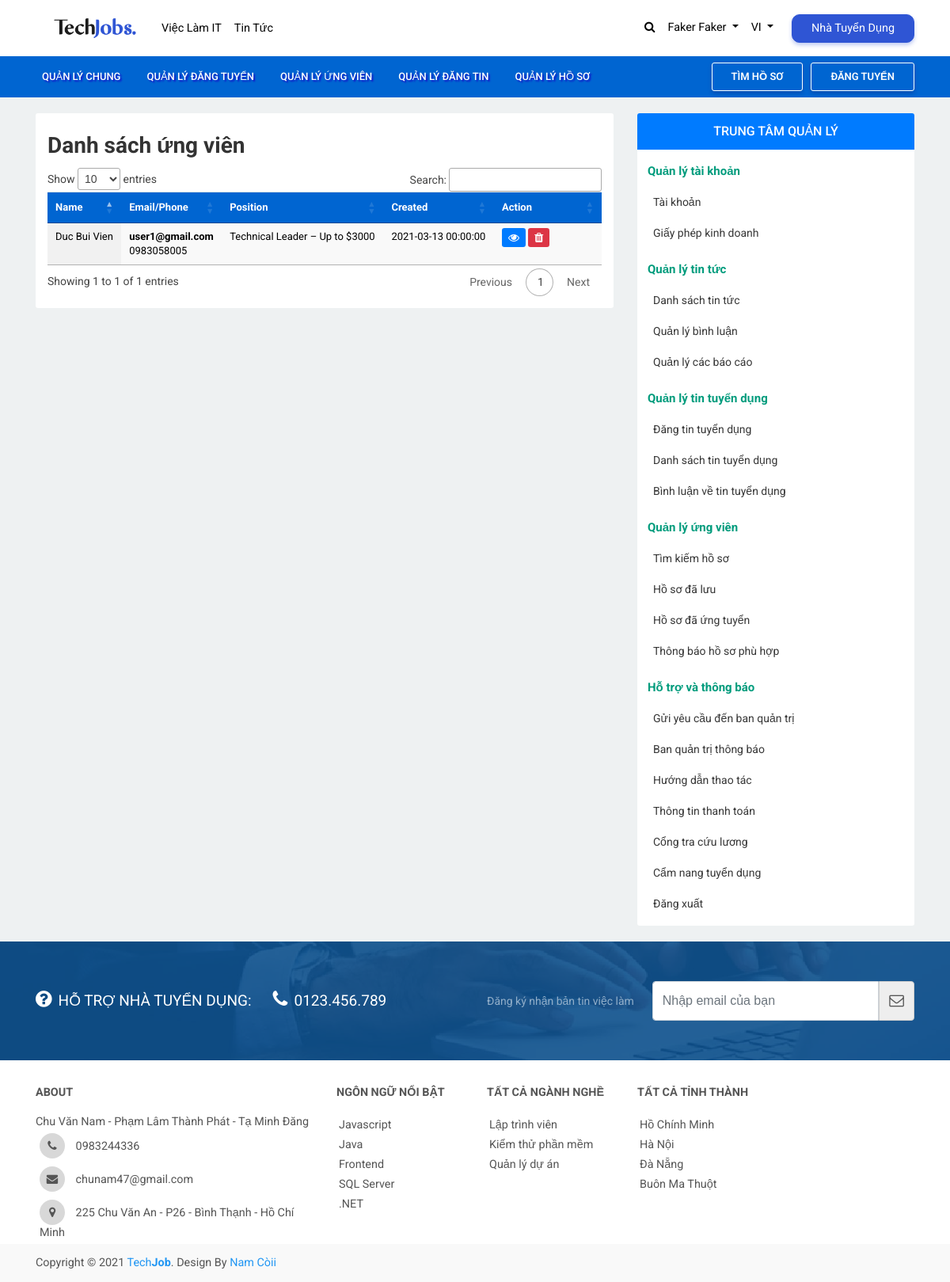
The page /?c=Candidate&a=ManageCandidate (signed in) on the database its author committed.
### tables this page shows
CREATE TABLE `users` (
  `id` int(6) NOT NULL,
  `email` varchar(255) DEFAULT NULL,
  `password` varchar(255) DEFAULT NULL,
  `user_type` int(5) DEFAULT NULL,
  `phone` varchar(255) DEFAULT NULL,
  `first_name` varchar(255) DEFAULT NULL,
  `last_name` varchar(255) DEFAULT NULL,
  `full_name` varchar(510) DEFAULT NULL,
  `date_of_birth` datetime DEFAULT NULL,
  `gender` bit(1) DEFAULT NULL,
  `address` varchar(255) DEFAULT NULL,
  `url_avatar` varchar(255) DEFAULT NULL,
  `is_active` bit(1) DEFAULT NULL
);

CREATE TABLE `roles` (
  `id` int(6) NOT NULL,
  `role_name` varchar(255) DEFAULT NULL,
  `description` varchar(255) DEFAULT NULL
);

CREATE TABLE `candidate_apply` (
  `id` int(6) NOT NULL,
  `name` varchar(255) DEFAULT NULL,
  `email` varchar(155) DEFAULT NULL,
  `phone` varchar(15) DEFAULT NULL,
  `introduction` varchar(510) DEFAULT NULL,
  `resume` varchar(255) DEFAULT NULL,
  `job_id` int(6) DEFAULT NULL,
  `user_id` int(6) DEFAULT NULL,
  `created_on` datetime DEFAULT NULL,
  `update_on` datetime DEFAULT NULL,
  `is_active` bit(1) DEFAULT NULL
);

CREATE TABLE `jobs` (
  `id` int(6) NOT NULL,
  `position` varchar(510) DEFAULT NULL,
  `application_email` varchar(150) DEFAULT NULL,
  `image` varchar(255) DEFAULT NULL,
  `details` varchar(1100) DEFAULT NULL,
  `amount` int(3) DEFAULT NULL,
  `experience` int(11) DEFAULT NULL,
  `salary_min` decimal(10,0) DEFAULT NULL,
  `salary_max` decimal(10,0) DEFAULT NULL,
  `salary_unit` varchar(50) DEFAULT NULL,
  `work_time` double(10,2) DEFAULT NULL,
  `address` varchar(255) DEFAULT NULL,
  `deadline_for_submission` datetime DEFAULT NULL,
  `province_id` varchar(5) DEFAULT NULL,
  `created_on` datetime DEFAULT NULL,
  `update_on` datetime DEFAULT NULL,
  `created_by` int(6) DEFAULT NULL,
  `is_active` bit(1) DEFAULT NULL
);

### Controllers/CandidateController.php (called while the page is built, shortened)
<?php
    class CandidateController {
        function ManageCandidate () {
                $user = $_SESSION['login_user'];
                include ROOT. '/Common/database.php';
                $query = "SELECT users.id, users.full_name FROM users WHERE email = '$user'";
                $result = $mysqli->query($query);
                $data = $result->fetch_all();
                $user_id = $data[0];
            include ROOT. '/Common/database.php';
            $query = "SELECT DISTINCT candidate_apply.*, users.full_name, jobs.position FROM candidate_apply, users, jobs, user_company
            WHERE candidate_apply.user_id = users.id
            AND candidate_apply.job_id = jobs.id
            AND jobs.created_by = $user_id[0]
            AND jobs.is_active = 1
            ORDER BY update_on DESC";
            $result = $mysqli->query($query);
            $candidateData = $result->fetch_all();
            require_once ROOT . '/Views/recruitment/Candidate/index.php';
        }
    }
?>

### index.php (called while the page is built, shortened)
<?php
    $get_action = isset($_GET['a'])?$_GET['a']:'Index';
    $controllerObject = new $controller();
    $controllerObject->{$get_action}();
?>

### Common/checkrole.php (called while the page is built, shortened)
<?php
    $mysqli = new mysqli('localhost', 'root', 'Yeulaitudau240320012001', 'test_2');
    $user_email = $_SESSION['login_user'];
    $query_check_role = "SELECT roles.role_name FROM users, roles, userrole
    WHERE users.email = '$user_email'
    AND userrole.role_id = roles.id
    AND userrole.user_id = users.id";
    $result_check_role = $mysqli->query($query_check_role);
    $data_check_role = $result_check_role->fetch_all();
?>

### Views/recruitment/Candidate/index.php (the view, shortened to what this page needs)
<?php
    require(ROOT. '/Views/recruitment/_layout/header.php');
?>
<?php
require(ROOT. '/Common/checkrole.php');
foreach($data_check_role as $userrole) {
  if($userrole[0] == "Recruitment") { ?>
<div class="container-fluid published-recuitment-wrapper">
  <div class="container published-recuitment-content">
    <div class="row">
      <div class="col-md-8 col-sm-12 col-12 recuitment-inner">
        <div class="recuitment-form">
            <h3 class="rect-heading">Danh sách ứng viên</h3>
            <table class="display table table-hover" id="myTable">
                <thead>
                    <tr>
                         <th>Name</th>
                         <th>Email/Phone</th>
                         <th>Position</th>
                         <th>Created</th>
                         <th style="width: 100px;">Action</th>
                    </tr>
                </thead>
                <tbody>
                    <?php
                        foreach ($candidateData as $candidate) {
                    ?>
                    <tr>
                        <td>
                        <?= $candidate[11] ?>
                        </td>
                        <td>
                        <b><?= $candidate[2] ?></b> <br>
                        <?= $candidate[3] ?>
                        </td>
                        <td>
                        <?= $candidate[12] ?>
                        </td>
                        <td>
                        <?= $candidate[8] ?>
                        </td>
                        <td>
                            <a href="?c=Candidate&a=ReadCandidate&id=<?= $candidate[0] ?>" class="btn-sm btn-primary"><i class="fa fa-eye"></i></a>
                            <a href="?c=Post&a=Delete&id=<?= $candidate[0] ?>" class="btn-sm btn-danger"><i class="fa fa-trash"></i></a>
                        </td>
                    </tr>
                <?php
                    }
                ?>
               </tbody>
            </table>
      </div>
      </div>
<?php
    require(ROOT. '/Views/recruitment/_layout/sidebar.php');
    require(ROOT. '/Views/recruitment/_layout/footer.php');
?>
<?php } else {
  require(ROOT. '/Views/recruitment/Account/denied.php');
 }
} ?>

### Views/recruitment/_layout/header.php (shortened to what this page needs)
<?php
      if(isset($_SESSION['login_user'])){
      $user = $_SESSION['login_user'];
      $mysqli = new mysqli('localhost', 'root', 'Yeulaitudau240320012001', 'test_2');
      $query = "SELECT users.full_name, users.id FROM users WHERE email = '$user'";
      $result = $mysqli->query($query);
      $data = $result->fetch_all();
      $user_full_name = $data[0];
      $user_id = $data[0];
   }
?>
<!DOCTYPE html>
<html lang="en">
<head>
  <link rel="stylesheet" type="text/css" href="Assets/client/css/bootstrap.min.css">
  <link href="https://stackpath.bootstrapcdn.com/font-awesome/4.7.0/css/font-awesome.min.css" rel="stylesheet">
  <link rel="stylesheet" href="Assets/client/css/select2.min.css">
   <link rel="stylesheet" href="http://cdn.datatables.net/1.10.23/css/jquery.dataTables.min.css">
  <link rel="stylesheet" type="text/css" href="Assets/client/css/style.css">
</head>
<body>
<div class="container-fluid fluid-nav another-page">
  <div class="container cnt-tnar">
    <nav class="navbar navbar-expand-lg navbar-light bg-light tjnav-bar">
  <a href="index.php" class="nav-logo">
    <img src="Assets/client/img/techjobs_bgw.png">
  </a>
  <div class="collapse navbar-collapse" id="navbarSupportedContent">
    <ul class="navbar-nav mr-auto tnav-left tn-nav">
      <li class="nav-item">
        <a class="nav-link" href="?c=Job&a=ListJobs">Việc Làm IT</a>
      </li>
      <li class="nav-item">
        <a class="nav-link" href="#">Tin Tức</a>
      </li>
    </ul>
    <ul class="navbar-nav mr-auto my-2 my-lg-0 tnav-right tn-nav">
      <li class="nav-item active">
        <a class="nav-link" href="#"><i class="fa fa-search" aria-hidden="true"></i> <span class="hidden-text">Tìm kiếm</span></a>
      </li>
      <?php if(isset($_SESSION['login_user'])){ ?>
        <li class="nav-item dropdown">
        <a class="nav-link dropdown-toggle" href="#" id="navbarDropdown" role="button" data-toggle="dropdown" aria-haspopup="true" aria-expanded="false">
          <?=$user_full_name[0]?>
        </a>
      </li>
        <?php } else if(!isset($_SESSION['login_user'])){  ?>
      <li class="nav-item">
        <a class="nav-link" href="?c=User&a=DangKyUser">Đăng Ký</a>
      </li>
      <li class="nav-item">
        <a class="nav-link" href="?c=User&a=DangNhapUser">Đăng Nhập</a>
      </li>
      <?php }  ?>
      <li class="nav-item dropdown">
        <a class="nav-link dropdown-toggle" href="#" id="navbarDropdown" role="button" data-toggle="dropdown" aria-haspopup="true" aria-expanded="false">
          VI
        </a>
      </li>
      <li class="nav-item">
        <a class="nav-link btn-employers" href="#" tabindex="-1" aria-disabled="true" style="color: #fff!important">Nhà Tuyển Dụng</a>
      </li>
    </ul>
  </div>
</nav>
  </div>
</div>
<nav class="navbar navbar-expand-lg navbar-light nav-recuitment">
  <div class="collapse navbar-collapse container" id="navbarNava">
    <ul class="navbar-nav nav-recuitment-li">
    <li class="nav-item active">
        <a class="nav-link" href="?c=Home&a=Recruitment">Quản lý chung</a>
      </li>
      <li class="nav-item">
        <a class="nav-link" href="?c=Job&a=Index">Quản lý đăng tuyển</a>
      </li>
      <li class="nav-item">
        <a class="nav-link" href="?c=Candidate&a=ManageCandidate">Quản lý ứng viên</a>
      </li>
      <li class="nav-item">
        <a class="nav-link" href="?c=Post&a=Index">Quản lý đăng tin</a>
      </li>
      <li class="nav-item">
        <a class="nav-link" href="?c=User&a=RecProfile&id=<?=$user_id[1] ?>">Quản lý hồ sơ</a>
      </li>
    </ul>
    <ul class="rec-nav-right">
      <li class="nav-item">
        <a class="nav-link" href="#">Tìm hồ sơ</a>
      </li>
      <li class="nav-item">
        <a class="nav-link" href="?c=Job&a=Create">Đăng tuyển</a>
      </li>
    </ul>
  </div>
</nav>

### Views/recruitment/_layout/sidebar.php (shortened to what this page needs)
<?php
      if(isset($_SESSION['login_user'])){
      $user = $_SESSION['login_user'];
      $mysqli = new mysqli('localhost', 'root', 'Yeulaitudau240320012001', 'test_2');
      $query = "SELECT users.full_name, users.id FROM users WHERE email = '$user'";
      $result = $mysqli->query($query);
      $data = $result->fetch_all();
      $user_id = $data[0];
   }
?>
     <div class="col-md-4 col-sm-12 col-12 sbwrap">
        <div class="block-sidebar" style="margin-bottom: 20px;">
   <header>
      <h3 class="title-sidebar font-roboto bg-primary">
         Trung tâm quản lý
      </h3>
   </header>
   <div class="content-sidebar menu-trung-tam-ql menu-ql-employer">
      <h3 class="menu-ql-ntv">
         Quản lý tài khoản
      </h3>
      <ul>
         <li>
            <a href="#">
            Tài khoản
            </a>
         </li>
         <li>
            <a href="#">
            Giấy phép kinh doanh
            </a>
         </li>
      </ul>
      <h3 class="menu-ql-ntv">
         Quản lý tin tức
      </h3>
      <ul>
         <li>
            <a href="?c=Post&a=Index">
            Danh sách tin tức
            </a>
         </li>
         <li>
            <a href="?c=Post&a=ListComments&id=<?= $user_id[1] ?>" target="_blank">
            Quản lý bình luận
            </a>
         </li>
         <li>
            <a href="?c=Post&a=ListReports&id=<?= $user_id[1] ?>" target="_blank">
            Quản lý các báo cáo
            </a>
         </li>
      </ul>
      <h3 class="menu-ql-ntv">
         Quản lý tin tuyển dụng
      </h3>
      <ul>
         <li>
            <a href="?c=Job&a=Create">
            Đăng tin tuyển dụng
            </a>
         </li>
         <li>
            <a href="?c=Job&a=Index">
            Danh sách tin tuyển dụng
            </a>
         </li>
         <li>
            <a href="?c=Job&a=ListFeedback">
            Bình luận về tin tuyển dụng
            </a>
         </li>
      </ul>
      <h3 class="menu-ql-ntv">
         Quản lý ứng viên
      </h3>
      <ul>
         <li>
            <a href="#">
            Tìm kiếm hồ sơ
            </a>
         </li>
         <li>
            <a href="#">
            Hồ sơ đã lưu
            </a>
         </li>
         <li>
            <a href="?c=Candidate&a=ManageCandidate">
            Hồ sơ đã ứng tuyển
            </a>
         </li>
         <li>
            <a href="#" title="Thông báo hồ sơ phù hợp">
            Thông báo hồ sơ phù hợp
            </a>
         </li>
      </ul>
      <h3 class="menu-ql-ntv">
         Hỗ trợ và thông báo
      </h3>
      <ul>
         <li>
            <a href="#" title="Gửi yêu cầu đến ban quản trị">
            Gửi yêu cầu đến ban quản trị
            </a>
         </li>
         <li>
            <a href="#" title="Ban quản trị thông báo">
            Ban quản trị thông báo
            </a>
         </li>
         <li>
            <a href="#" title="Hướng dẫn thao tác">
            Hướng dẫn thao tác
            </a>
         </li>
         <li>
            <a href="#" target="_blank">
            <span>Thông tin thanh toán</span>
            </a>
         </li>
         <li>
            <a target="_blank" href="#">
            <span>Cổng tra cứu lương</span>
            </a>
         </li>
         <li>
            <a target="_blank" href="#">
            <span> Cẩm nang tuyển dụng</span>
            </a>
         </li>
      </ul>
      <ul>
         <li class="logout">
            <a href="#" title="Đăng xuất">
            Đăng xuất
            </a>
         </li>
      </ul>
   </div>
</div>
      </div>
    </div>
  </div>
</div>
<div class="container-fluid job-support-wrapper">
 <div class="container-fluid job-support-wrap">
  <div class="container job-support">
    <div class="row">
      <div class="col-md-6 col-sm-12 col-12">
        <ul class="spp-list">
          <li>
            <span><i class="fa fa-question-circle pr-2 icsp"></i>Hỗ trợ nhà tuyển dụng:</span>
          </li>
          <li>
            <span><i class="fa fa-phone pr-2 icsp"></i>0123.456.789</span>
          </li>
        </ul>
      </div>
      <div class="col-md-6 col-sm-12 col-12">
        <div class="newsletter">
            <span class="txt6">Đăng ký nhận bản tin việc làm</span>
            <div class="input-group frm1">
              <input type="text" placeholder="Nhập email của bạn" class="newsletter-email form-control">
              <a href="#" class="input-group-addon"><i class="fa fa-lg fa-envelope-o colorb"></i></a>
            </div>
          </div>
      </div>
    </div>
  </div>
</div>
</div>

### Views/client/_layout/footer.php (shortened to what this page needs)
<div class="container-fluid footer-wrap  clear-left clear-right">
  <div class="container footer">
    <div class="row">
      <div class="col-md-4 col-sm-8 col-12">
        <h2 class="footer-heading">
          <span>About</span>
        </h2>
        <p class="footer-content">
          Chu Văn Nam - Phạm Lâm Thành Phát - Tạ Minh Đăng
        </p>
        <ul class="footer-contact">
          <li>
            <a href="#">
              <i class="fa fa-phone fticn"></i> 0983244336
            </a>
          </li>
          <li>
            <a href="#">
              <i class="fa fa-envelope fticn"></i>
              chunam47@gmail.com
            </a>
          </li>
          <li>
            <a href="#">
              <i class="fa fa-map-marker fticn"></i>
              225 Chu Văn An - P26 - Bình Thạnh - Hồ Chí Minh
            </a>
          </li>
        </ul>
      </div>
      <div class="col-md-2 col-sm-4 col-12">
        <h2 class="footer-heading">
          <span>Ngôn ngữ nổi bật</span>
        </h2>
        <ul class="footer-list">
          <li><a href="#">Javascript</a></li>
          <li><a href="#">Java</a></li>
          <li><a href="#">Frontend</a></li>
          <li><a href="#">SQL Server</a></li>
          <li><a href="#">.NET</a></li>
        </ul>
      </div>
      <div class="col-md-2 col-sm-6 col-12">
        <h2 class="footer-heading">
          <span>Tất cả ngành nghề</span>
        </h2>
        <ul class="footer-list">
          <li><a href="#">Lập trình viên</a></li>
          <li><a href="#">Kiểm thử phần mềm</a></li>
          <li><a href="#">Quản lý dự án</a></li>
        </ul>
      </div>
      <div class="col-md-2 col-sm-12 col-12">
        <h2 class="footer-heading">
          <span>Tất cả tỉnh thành</span>
        </h2>
        <ul class="footer-list">
          <li><a href="#">Hồ Chính Minh</a></li>
          <li><a href="#">Hà Nội</a></li>
          <li><a href="#">Đà Nẵng</a></li>
          <li><a href="#">Buôn Ma Thuột</a></li>
        </ul>
      </div>
    </div>
  </div>
</div>
<footer class="container-fluid copyright-wrap">
  <div class="container copyright">
    <p class="copyright-content">
      Copyright © 2021 <a href="index.php"> Tech<b>Job</b></a>. Design By <a href="https://www.facebook.com/Namcoii2302"> Nam Còii </a>
    </p>
  </div>
</footer>
</body>
</html>

### rows shown on the page
users: full_name "Faker Faker"
candidate_apply: user.full_name "Duc Bui Vien", email "user1@gmail.com", phone "0983058005", job.position "Technical Leader – Up to $3000", created_on "2021-03-13 00:00:00"
